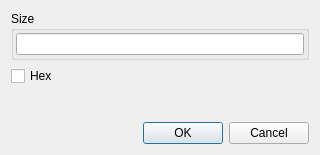
<?xml version="1.0" encoding="UTF-8"?>
<ui version="4.0">
 <class>DialogResize</class>
 <widget class="QDialog" name="DialogResize">
  <property name="windowModality">
   <enum>Qt::ApplicationModal</enum>
  </property>
  <property name="geometry">
   <rect>
    <x>0</x>
    <y>0</y>
    <width>320</width>
    <height>155</height>
   </rect>
  </property>
  <property name="windowTitle">
   <string>Resize</string>
  </property>
  <property name="modal">
   <bool>true</bool>
  </property>
  <layout class="QVBoxLayout" name="verticalLayout">
   <item>
    <widget class="QGroupBox" name="groupBoxValue">
     <property name="title">
      <string>Size</string>
     </property>
     <layout class="QHBoxLayout" name="horizontalLayout_2">
      <property name="spacing">
       <number>6</number>
      </property>
      <property name="leftMargin">
       <number>2</number>
      </property>
      <property name="topMargin">
       <number>2</number>
      </property>
      <property name="rightMargin">
       <number>2</number>
      </property>
      <property name="bottomMargin">
       <number>2</number>
      </property>
      <item>
       <widget class="XLineEditHEX" name="lineEditValue"/>
      </item>
     </layout>
    </widget>
   </item>
   <item>
    <layout class="QHBoxLayout" name="horizontalLayout_3">
     <item>
      <widget class="QCheckBox" name="checkBoxHex">
       <property name="text">
        <string>Hex</string>
       </property>
      </widget>
     </item>
     <item>
      <widget class="QLabel" name="labelStatus">
       <property name="sizePolicy">
        <sizepolicy hsizetype="Expanding" vsizetype="Preferred">
         <horstretch>0</horstretch>
         <verstretch>0</verstretch>
        </sizepolicy>
       </property>
       <property name="text">
        <string/>
       </property>
      </widget>
     </item>
    </layout>
   </item>
   <item>
    <spacer name="verticalSpacer">
     <property name="orientation">
      <enum>Qt::Vertical</enum>
     </property>
     <property name="sizeHint" stdset="0">
      <size>
       <width>20</width>
       <height>40</height>
      </size>
     </property>
    </spacer>
   </item>
   <item>
    <layout class="QHBoxLayout" name="horizontalLayout">
     <item>
      <spacer name="horizontalSpacer">
       <property name="orientation">
        <enum>Qt::Horizontal</enum>
       </property>
       <property name="sizeHint" stdset="0">
        <size>
         <width>40</width>
         <height>20</height>
        </size>
       </property>
      </spacer>
     </item>
     <item>
      <widget class="QPushButton" name="pushButtonOK">
       <property name="text">
        <string>OK</string>
       </property>
      </widget>
     </item>
     <item>
      <widget class="QPushButton" name="pushButtonCancel">
       <property name="text">
        <string>Cancel</string>
       </property>
      </widget>
     </item>
    </layout>
   </item>
  </layout>
 </widget>
 <customwidgets>
  <customwidget>
   <class>XLineEditHEX</class>
   <extends>QLineEdit</extends>
   <header>xlineedithex.h</header>
  </customwidget>
 </customwidgets>
 <resources/>
 <connections/>
</ui>
